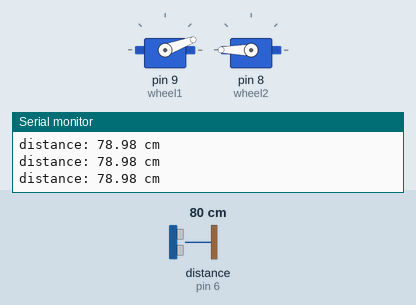
This sketch was run on a simulated Arduino Uno, built with avr-gcc and run on an emulated ATmega328P. On the bench: 2 × servo, the last lines printed to the serial monitor. Wiring (inferred from the names in the program): ultrasonic range finder: trigger pin 7; echo pin 6. The inputs (shaded band) are chosen by the test bench; at power-on: distance to the obstacle (sensor on pin 6) 80 cm. The echo pulse lasts 58.3 µs per cm.

Above: at 1.3 s.
1.4 s: distance to the obstacle (sensor on pin 6) set to 17 cm
2.9 s: distance to the obstacle (sensor on pin 6) set to 14 cm
At 4.5 s:
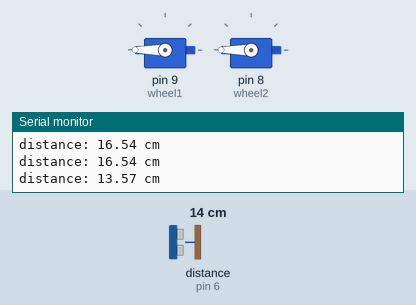
5.9 s: distance to the obstacle (sensor on pin 6) set to 18 cm
At 7.4 s:
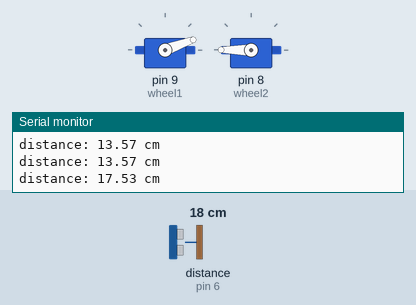
8.5 s: distance to the obstacle (sensor on pin 6) set to 2 cm
At 8.9 s:
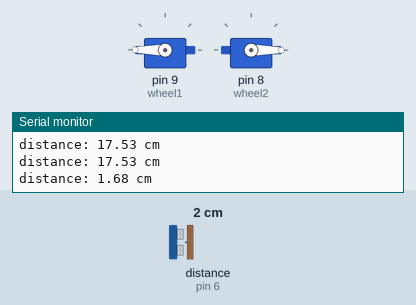
Timing chart, 0 to 12.5 s (numbered marks = the images above; inputs shaded):
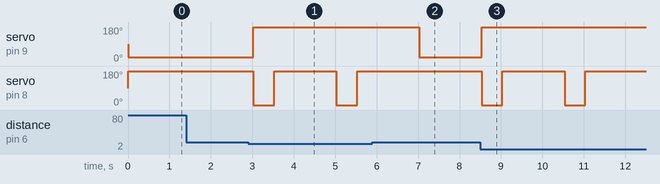

Measured:
- the behaviour switches between 16 and 15 cm on distance to the obstacle (sensor on pin 6) (found by bisection; images 0 and 1)
- after the input at 2.9 s, servo on pin 9 (wheel1): 20° → 180° after 0.13 s; servo on pin 8 (wheel2): alternates 180° for 1.5 s and 0° for 0.50 s, starting after 0.13 s
- after the input at 5.9 s, servo on pin 9 (wheel1): 180° → 20° after 1.1 s; servo on pin 8 (wheel2): stays 180° (without the input it goes to 0° after 1.1 s)
- after the input at 8.5 s, servo on pin 9 (wheel1): 20° → 180° at once; servo on pin 8 (wheel2): alternates 180° for 1.5 s and 0° for 0.50 s, starting at once

The sketch:

code.ino
```cpp
// include the Servo library
#include <Servo.h>
int trigPin = 7;    // TRIG pin
int echoPin = 6;    // ECHO pin

float duration_us, distance_cm;

Servo wheel1;
Servo wheel2;

int wheel1_speed = 20;
int wheel2_speed = 180;

void setup() {
  wheel1.attach(9);
  wheel2.attach(8);

  //Setup ultrasonic distance sensor pins
  pinMode(trigPin, OUTPUT);
  pinMode(echoPin, INPUT);
  Serial.begin(9600);
}

void rotate_wheel1 () {
  wheel1.write(300);
  wheel2.write(wheel2_speed);
}

void rotate_wheel2 () {
  wheel2.write(0);
  wheel1.write(wheel1_speed);
}

void go_straight () {
  wheel1.write(wheel1_speed);
  wheel2.write(wheel2_speed);
}

void rotate () {
  wheel1.write(300);
  wheel2.write(0);
}

void loop() {
  digitalWrite(trigPin, HIGH);
  delayMicroseconds(10);
  digitalWrite(trigPin, LOW);

  // measure duration of pulse from ECHO pin
  duration_us = pulseIn(echoPin, HIGH);

  // calculate the distance
  distance_cm = 0.017 * duration_us;

  // print the value to Serial Monitor
  Serial.print("distance: ");
  Serial.print(distance_cm);
  Serial.println(" cm");

  if (distance_cm > 15.0) {
    go_straight ();
  } else {
    rotate ();
    delay (500);
    rotate_wheel1 ();
    delay (1000);
  }

  // Doesn't seem to slow wheel rotation speed
  delay(500);
}
```
